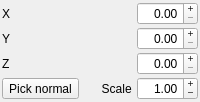
               <widget class="QWidget" name="page_6">
                <layout class="QGridLayout" name="gridLayout_4">
                 <property name="margin">
                  <number>2</number>
                 </property>
                 <property name="spacing">
                  <number>2</number>
                 </property>
                 <item row="4" column="2">
                  <widget class="QDoubleSpinBox" name="scale_picked_normal">
                   <property name="alignment">
                    <set>Qt::AlignRight|Qt::AlignTrailing|Qt::AlignVCenter</set>
                   </property>
                   <property name="buttonSymbols">
                    <enum>QAbstractSpinBox::PlusMinus</enum>
                   </property>
                   <property name="minimum">
                    <double>-32.000000000000000</double>
                   </property>
                   <property name="maximum">
                    <double>32.000000000000000</double>
                   </property>
                   <property name="value">
                    <double>1.000000000000000</double>
                   </property>
                  </widget>
                 </item>
                 <item row="2" column="0" colspan="2">
                  <widget class="QLabel" name="vector_brush_add_label_z">
                   <property name="text">
                    <string>Z</string>
                   </property>
                   <property name="alignment">
                    <set>Qt::AlignLeading|Qt::AlignLeft|Qt::AlignVCenter</set>
                   </property>
                  </widget>
                 </item>
                 <item row="4" column="1">
                  <widget class="QLabel" name="label_2">
                   <property name="text">
                    <string>Scale </string>
                   </property>
                   <property name="alignment">
                    <set>Qt::AlignRight|Qt::AlignTrailing|Qt::AlignVCenter</set>
                   </property>
                  </widget>
                 </item>
                 <item row="4" column="0">
                  <widget class="QToolButton" name="pick_normal">
                   <property name="text">
                    <string>Pick normal</string>
                   </property>
                   <property name="icon">
                    <iconset resource="icons/resourcen.qrc">
                     <normaloff>:/icons/gtk-zoom-100.png</normaloff>:/icons/gtk-zoom-100.png</iconset>
                   </property>
                   <property name="toolButtonStyle">
                    <enum>Qt::ToolButtonTextBesideIcon</enum>
                   </property>
                  </widget>
                 </item>
                 <item row="1" column="0" colspan="2">
                  <widget class="QLabel" name="vector_brush_add_label_y">
                   <property name="text">
                    <string>Y</string>
                   </property>
                   <property name="alignment">
                    <set>Qt::AlignLeading|Qt::AlignLeft|Qt::AlignVCenter</set>
                   </property>
                  </widget>
                 </item>
                 <item row="0" column="0" colspan="2">
                  <widget class="QLabel" name="vector_brush_add_label_x">
                   <property name="text">
                    <string>X</string>
                   </property>
                   <property name="alignment">
                    <set>Qt::AlignLeading|Qt::AlignLeft|Qt::AlignVCenter</set>
                   </property>
                  </widget>
                 </item>
                 <item row="2" column="2">
                  <widget class="QDoubleSpinBox" name="vector_brush_add_z">
                   <property name="alignment">
                    <set>Qt::AlignRight|Qt::AlignTrailing|Qt::AlignVCenter</set>
                   </property>
                   <property name="buttonSymbols">
                    <enum>QAbstractSpinBox::PlusMinus</enum>
                   </property>
                   <property name="singleStep">
                    <double>0.500000000000000</double>
                   </property>
                  </widget>
                 </item>
                 <item row="0" column="2">
                  <widget class="QDoubleSpinBox" name="vector_brush_add_x">
                   <property name="alignment">
                    <set>Qt::AlignRight|Qt::AlignTrailing|Qt::AlignVCenter</set>
                   </property>
                   <property name="buttonSymbols">
                    <enum>QAbstractSpinBox::PlusMinus</enum>
                   </property>
                   <property name="singleStep">
                    <double>0.100000000000000</double>
                   </property>
                  </widget>
                 </item>
                 <item row="1" column="2">
                  <widget class="QDoubleSpinBox" name="vector_brush_add_y">
                   <property name="alignment">
                    <set>Qt::AlignRight|Qt::AlignTrailing|Qt::AlignVCenter</set>
                   </property>
                   <property name="buttonSymbols">
                    <enum>QAbstractSpinBox::PlusMinus</enum>
                   </property>
                   <property name="singleStep">
                    <double>0.100000000000000</double>
                   </property>
                  </widget>
                 </item>
                </layout>
               </widget>
